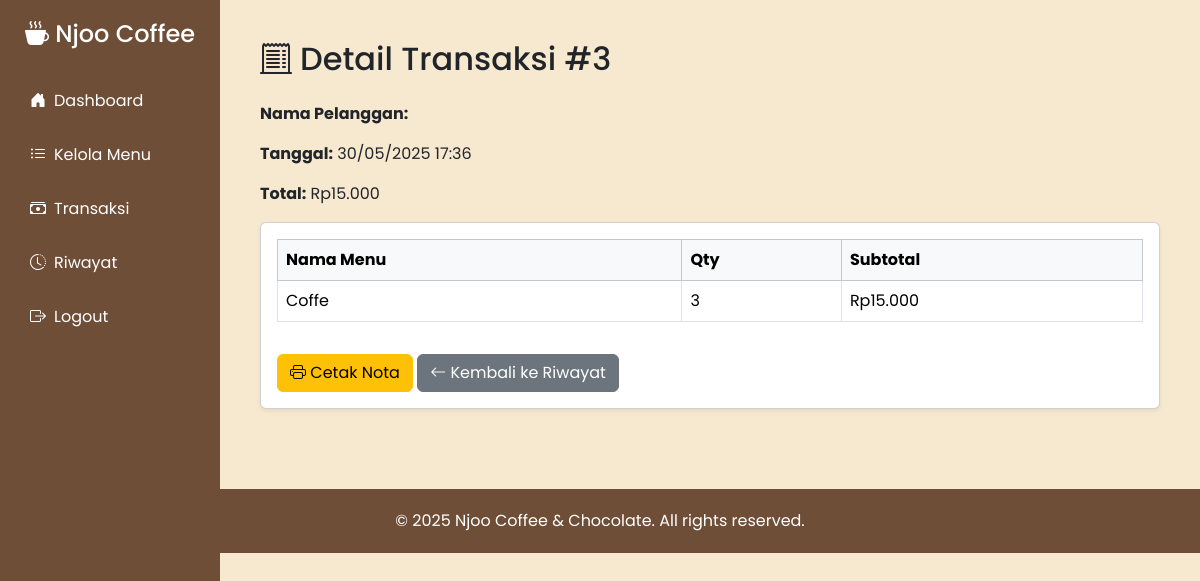
Screenshot of /pages/detail_transaksi.php?id=3 (signed in) with the database file from the repository.
### tables this page shows
CREATE TABLE `transaksi` (
  `id` int(11) NOT NULL,
  `pelanggan` varchar(100) DEFAULT NULL,
  `tanggal` datetime DEFAULT current_timestamp(),
  `total` int(11) DEFAULT NULL
);

CREATE TABLE `detail_transaksi` (
  `id` int(11) NOT NULL,
  `id_transaksi` int(11) DEFAULT NULL,
  `id_menu` int(11) DEFAULT NULL,
  `qty` int(11) DEFAULT NULL,
  `subtotal` int(11) DEFAULT NULL
);

CREATE TABLE `menu` (
  `id` int(11) NOT NULL,
  `nama` varchar(100) DEFAULT NULL,
  `jenis` enum('Makanan','Minuman','Camilan') NOT NULL,
  `harga` int(11) DEFAULT NULL
);

### pages/detail_transaksi.php (the view, shortened to what this page needs)
<?php
include '../config/db.php';
$id = intval($_GET['id']);
$transaksi = $conn->query("SELECT * FROM transaksi WHERE id = $id")->fetch_assoc();
$detail = $conn->query("
    SELECT dt.*, m.nama
    FROM detail_transaksi dt
    JOIN menu m ON dt.id_menu = m.id
    WHERE dt.id_transaksi = $id
");
?>
<!DOCTYPE html>
<html lang="id">
<head>
    <link href="https://cdn.jsdelivr.net/npm/bootstrap@5.3.3/dist/css/bootstrap.min.css" rel="stylesheet">
    <link href="https://cdn.jsdelivr.net/npm/bootstrap-icons@1.10.5/font/bootstrap-icons.css" rel="stylesheet">
</head>
<body>
<div class="sidebar">
    <h4><i class="bi bi-cup-hot-fill"></i> Njoo Coffee</h4>
    <a href="../dashboard.php"><i class="bi bi-house-door-fill me-2"></i>Dashboard</a>
    <a href="menu.php"><i class="bi bi-list-ul me-2"></i>Kelola Menu</a>
    <a href="transaksi.php"><i class="bi bi-cash-stack me-2"></i>Transaksi</a>
    <a href="riwayat.php"><i class="bi bi-clock-history me-2"></i>Riwayat</a>
    <a href="../logout.php"><i class="bi bi-box-arrow-right me-2"></i>Logout</a>
</div>
<div class="content">
    <h2 class="mb-4"><i class="bi bi-receipt-cutoff me-2"></i>Detail Transaksi #<?= $transaksi['id']; ?></h2>
    <div class="mb-3">
        <p><strong>Nama Pelanggan:</strong> <?= htmlspecialchars($transaksi['pelanggan']); ?></p>
        <p><strong>Tanggal:</strong> <?= date('d/m/Y H:i', strtotime($transaksi['tanggal'])); ?></p>
        <p><strong>Total:</strong> Rp<?= number_format($transaksi['total'], 0, ',', '.'); ?></p>
    </div>
    <div class="card shadow-sm">
        <div class="card-body">
            <table class="table table-bordered align-middle">
                <thead class="table-light">
                    <tr>
                        <th>Nama Menu</th>
                        <th>Qty</th>
                        <th>Subtotal</th>
                    </tr>
                </thead>
                <tbody>
                    <?php if ($detail->num_rows > 0): ?>
                        <?php while ($row = $detail->fetch_assoc()): ?>
                        <tr>
                            <td><?= htmlspecialchars($row['nama']); ?></td>
                            <td><?= $row['qty']; ?></td>
                            <td>Rp<?= number_format($row['subtotal'], 0, ',', '.'); ?></td>
                        </tr>
                        <?php endwhile; ?>
                    <?php else: ?>
                        <tr>
                            <td colspan="3" class="text-center text-muted">Tidak ada item.</td>
                        </tr>
                    <?php endif; ?>
                </tbody>
            </table>
            <a href="cetak_nota.php?id=<?= $transaksi['id']; ?>" target="_blank" class="btn btn-warning mt-3">
    <i class="bi bi-printer"></i> Cetak Nota
</a>
            <a href="riwayat.php" class="btn btn-secondary mt-3">
                <i class="bi bi-arrow-left"></i> Kembali ke Riwayat
            </a>
        </div>
    </div>
</div>
<footer>
    &copy; <?= date('Y'); ?> Njoo Coffee & Chocolate. All rights reserved.
</footer>
</body>
</html>

### pages/detail_transaksi.php (style rules this page uses)
body { font-family: 'Poppins', sans-serif; background-color: #f7e8d0; margin: 0; }
.sidebar { background-color: #6f4e37; color: white; height: 100vh; width: 220px; position: fixed; padding: 20px; }
.sidebar h4 { text-align: center; margin-bottom: 30px; }
.sidebar a { color: white; display: block; margin-bottom: 10px; padding: 10px; border-radius: 8px; text-decoration: none; }
.content { margin-left: 220px; padding: 40px; }
footer { background-color: #6f4e37; color: white; padding: 20px; text-align: center; margin-top: 40px; }

### rows the page displays
transaksi: id "3", tanggal "30/05/2025 17:36", total "15.000"
detail_transaksi: id_menu.nama "Coffe", qty "3", subtotal "15.000"
